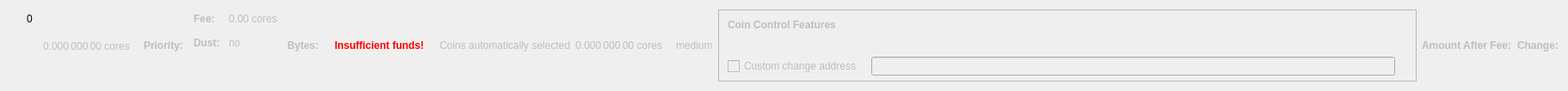
    <widget class="QWidget" name="dummyHideWidget" native="true">
     <property name="maximumSize">
      <size>
       <width>100</width>
       <height>22</height>
      </size>
     </property>
     <layout class="QHBoxLayout" name="dummyHideLayout">
      <item>
       <layout class="QFormLayout" name="formLayoutCoinControl1">
        <property name="horizontalSpacing">
         <number>10</number>
        </property>
        <property name="verticalSpacing">
         <number>14</number>
        </property>
        <property name="leftMargin">
         <number>10</number>
        </property>
        <property name="topMargin">
         <number>4</number>
        </property>
        <property name="rightMargin">
         <number>6</number>
        </property>
        <item row="0" column="1">
         <widget class="QLabel" name="labelCoinControlBytes">
          <property name="cursor">
           <cursorShape>IBeamCursor</cursorShape>
          </property>
          <property name="contextMenuPolicy">
           <enum>Qt::ActionsContextMenu</enum>
          </property>
          <property name="text">
           <string notr="true">0</string>
          </property>
          <property name="textInteractionFlags">
           <set>Qt::LinksAccessibleByMouse|Qt::TextSelectableByKeyboard|Qt::TextSelectableByMouse</set>
          </property>
         </widget>
        </item>
       </layout>
      </item>
      <item>
       <widget class="QLabel" name="labelCoinControlAfterFee">
        <property name="enabled">
         <bool>false</bool>
        </property>
        <property name="sizePolicy">
         <sizepolicy hsizetype="Fixed" vsizetype="Fixed">
          <horstretch>0</horstretch>
          <verstretch>0</verstretch>
         </sizepolicy>
        </property>
        <property name="minimumSize">
         <size>
          <width>111</width>
          <height>12</height>
         </size>
        </property>
        <property name="maximumSize">
         <size>
          <width>111</width>
          <height>12</height>
         </size>
        </property>
        <property name="cursor">
         <cursorShape>IBeamCursor</cursorShape>
        </property>
        <property name="contextMenuPolicy">
         <enum>Qt::ActionsContextMenu</enum>
        </property>
        <property name="text">
         <string notr="true">0.000 000 00 cores</string>
        </property>
        <property name="textInteractionFlags">
         <set>Qt::LinksAccessibleByMouse|Qt::TextSelectableByKeyboard|Qt::TextSelectableByMouse</set>
        </property>
       </widget>
      </item>
      <item>
       <widget class="QLabel" name="labelCoinControlPriorityText">
        <property name="enabled">
         <bool>false</bool>
        </property>
        <property name="font">
         <font>
          <weight>75</weight>
          <bold>true</bold>
         </font>
        </property>
        <property name="text">
         <string>Priority:</string>
        </property>
       </widget>
      </item>
      <item>
       <layout class="QHBoxLayout" name="horizontalLayout"/>
      </item>
      <item>
       <layout class="QFormLayout" name="formLayoutCoinControl3">
        <property name="horizontalSpacing">
         <number>10</number>
        </property>
        <property name="verticalSpacing">
         <number>14</number>
        </property>
        <property name="leftMargin">
         <number>6</number>
        </property>
        <property name="topMargin">
         <number>4</number>
        </property>
        <property name="rightMargin">
         <number>6</number>
        </property>
        <item row="0" column="0">
         <widget class="QLabel" name="labelCoinControlFeeText">
          <property name="enabled">
           <bool>false</bool>
          </property>
          <property name="font">
           <font>
            <weight>75</weight>
            <bold>true</bold>
           </font>
          </property>
          <property name="text">
           <string>Fee:</string>
          </property>
          <property name="margin">
           <number>0</number>
          </property>
         </widget>
        </item>
        <item row="0" column="1">
         <widget class="QLabel" name="labelCoinControlFee">
          <property name="enabled">
           <bool>false</bool>
          </property>
          <property name="cursor">
           <cursorShape>IBeamCursor</cursorShape>
          </property>
          <property name="contextMenuPolicy">
           <enum>Qt::ActionsContextMenu</enum>
          </property>
          <property name="text">
           <string notr="true">0.00 cores</string>
          </property>
          <property name="textInteractionFlags">
           <set>Qt::LinksAccessibleByMouse|Qt::TextSelectableByKeyboard|Qt::TextSelectableByMouse</set>
          </property>
         </widget>
        </item>
        <item row="1" column="0">
         <widget class="QLabel" name="labelCoinControlLowOutputText">
          <property name="enabled">
           <bool>false</bool>
          </property>
          <property name="font">
           <font>
            <weight>75</weight>
            <bold>true</bold>
           </font>
          </property>
          <property name="text">
           <string>Dust:</string>
          </property>
         </widget>
        </item>
        <item row="1" column="1">
         <widget class="QLabel" name="labelCoinControlLowOutput">
          <property name="enabled">
           <bool>false</bool>
          </property>
          <property name="cursor">
           <cursorShape>IBeamCursor</cursorShape>
          </property>
          <property name="contextMenuPolicy">
           <enum>Qt::ActionsContextMenu</enum>
          </property>
          <property name="text">
           <string>no</string>
          </property>
          <property name="textInteractionFlags">
           <set>Qt::LinksAccessibleByMouse|Qt::TextSelectableByKeyboard|Qt::TextSelectableByMouse</set>
          </property>
         </widget>
        </item>
       </layout>
      </item>
      <item>
       <widget class="QLabel" name="labelCoinControlBytesText">
        <property name="enabled">
         <bool>false</bool>
        </property>
        <property name="font">
         <font>
          <weight>75</weight>
          <bold>true</bold>
         </font>
        </property>
        <property name="text">
         <string>Bytes:</string>
        </property>
       </widget>
      </item>
      <item>
       <layout class="QFormLayout" name="formLayoutCoinControl2">
        <property name="horizontalSpacing">
         <number>10</number>
        </property>
        <property name="verticalSpacing">
         <number>14</number>
        </property>
        <property name="leftMargin">
         <number>6</number>
        </property>
        <property name="topMargin">
         <number>4</number>
        </property>
        <property name="rightMargin">
         <number>6</number>
        </property>
       </layout>
      </item>
      <item>
       <layout class="QHBoxLayout" name="horizontalLayoutCoinControl2">
        <property name="spacing">
         <number>8</number>
        </property>
        <property name="bottomMargin">
         <number>10</number>
        </property>
       </layout>
      </item>
      <item>
       <widget class="QLabel" name="labelCoinControlInsuffFunds">
        <property name="enabled">
         <bool>false</bool>
        </property>
        <property name="minimumSize">
         <size>
          <width>0</width>
          <height>0</height>
         </size>
        </property>
        <property name="font">
         <font>
          <weight>75</weight>
          <bold>true</bold>
         </font>
        </property>
        <property name="styleSheet">
         <string notr="true">color:red;font-weight:bold;</string>
        </property>
        <property name="text">
         <string>Insufficient funds!</string>
        </property>
        <property name="margin">
         <number>5</number>
        </property>
       </widget>
      </item>
      <item>
       <layout class="QFormLayout" name="formLayoutCoinControl4">
        <property name="horizontalSpacing">
         <number>10</number>
        </property>
        <property name="verticalSpacing">
         <number>14</number>
        </property>
        <property name="leftMargin">
         <number>6</number>
        </property>
        <property name="topMargin">
         <number>4</number>
        </property>
        <property name="rightMargin">
         <number>6</number>
        </property>
       </layout>
      </item>
      <item>
       <widget class="QLabel" name="labelCoinControlAutomaticallySelected">
        <property name="enabled">
         <bool>false</bool>
        </property>
        <property name="sizePolicy">
         <sizepolicy hsizetype="Fixed" vsizetype="Fixed">
          <horstretch>0</horstretch>
          <verstretch>0</verstretch>
         </sizepolicy>
        </property>
        <property name="minimumSize">
         <size>
          <width>0</width>
          <height>0</height>
         </size>
        </property>
        <property name="maximumSize">
         <size>
          <width>240</width>
          <height>16777215</height>
         </size>
        </property>
        <property name="text">
         <string>Coins automatically selected</string>
        </property>
        <property name="margin">
         <number>5</number>
        </property>
       </widget>
      </item>
      <item>
       <widget class="QLabel" name="labelCoinControlChange">
        <property name="enabled">
         <bool>false</bool>
        </property>
        <property name="sizePolicy">
         <sizepolicy hsizetype="Fixed" vsizetype="Fixed">
          <horstretch>0</horstretch>
          <verstretch>0</verstretch>
         </sizepolicy>
        </property>
        <property name="minimumSize">
         <size>
          <width>111</width>
          <height>0</height>
         </size>
        </property>
        <property name="maximumSize">
         <size>
          <width>111</width>
          <height>16777215</height>
         </size>
        </property>
        <property name="cursor">
         <cursorShape>IBeamCursor</cursorShape>
        </property>
        <property name="contextMenuPolicy">
         <enum>Qt::ActionsContextMenu</enum>
        </property>
        <property name="text">
         <string notr="true">0.000 000 00 cores</string>
        </property>
        <property name="textInteractionFlags">
         <set>Qt::LinksAccessibleByMouse|Qt::TextSelectableByKeyboard|Qt::TextSelectableByMouse</set>
        </property>
       </widget>
      </item>
      <item>
       <widget class="QLabel" name="labelCoinControlPriority">
        <property name="enabled">
         <bool>false</bool>
        </property>
        <property name="cursor">
         <cursorShape>IBeamCursor</cursorShape>
        </property>
        <property name="contextMenuPolicy">
         <enum>Qt::ActionsContextMenu</enum>
        </property>
        <property name="text">
         <string>medium</string>
        </property>
        <property name="textInteractionFlags">
         <set>Qt::LinksAccessibleByMouse|Qt::TextSelectableByKeyboard|Qt::TextSelectableByMouse</set>
        </property>
       </widget>
      </item>
      <item>
       <widget class="QFrame" name="frameCoinControl">
        <property name="sizePolicy">
         <sizepolicy hsizetype="Expanding" vsizetype="Expanding">
          <horstretch>0</horstretch>
          <verstretch>0</verstretch>
         </sizepolicy>
        </property>
        <property name="maximumSize">
         <size>
          <width>16777215</width>
          <height>16777215</height>
         </size>
        </property>
        <property name="frameShape">
         <enum>QFrame::StyledPanel</enum>
        </property>
        <property name="frameShadow">
         <enum>QFrame::Sunken</enum>
        </property>
        <layout class="QVBoxLayout" name="verticalLayoutCoinControl2_2">
         <property name="spacing">
          <number>0</number>
         </property>
         <property name="leftMargin">
          <number>0</number>
         </property>
         <property name="topMargin">
          <number>0</number>
         </property>
         <property name="rightMargin">
          <number>0</number>
         </property>
         <property name="bottomMargin">
          <number>6</number>
         </property>
         <item>
          <layout class="QVBoxLayout" name="verticalLayoutCoinControl" stretch="0,0,0,1">
           <property name="spacing">
            <number>0</number>
           </property>
           <property name="leftMargin">
            <number>10</number>
           </property>
           <property name="topMargin">
            <number>10</number>
           </property>
           <item>
            <layout class="QHBoxLayout" name="horizontalLayoutCoinControl1">
             <property name="bottomMargin">
              <number>15</number>
             </property>
             <item>
              <widget class="QLabel" name="labelCoinControlFeatures">
               <property name="enabled">
                <bool>false</bool>
               </property>
               <property name="sizePolicy">
                <sizepolicy hsizetype="Preferred" vsizetype="Maximum">
                 <horstretch>0</horstretch>
                 <verstretch>0</verstretch>
                </sizepolicy>
               </property>
               <property name="font">
                <font>
                 <weight>75</weight>
                 <bold>true</bold>
                </font>
               </property>
               <property name="styleSheet">
                <string notr="true">font-weight:bold;</string>
               </property>
               <property name="text">
                <string>Coin Control Features</string>
               </property>
              </widget>
             </item>
            </layout>
           </item>
           <item>
            <widget class="QWidget" name="widgetCoinControl" native="true">
             <property name="sizePolicy">
              <sizepolicy hsizetype="Preferred" vsizetype="Preferred">
               <horstretch>0</horstretch>
               <verstretch>0</verstretch>
              </sizepolicy>
             </property>
             <property name="minimumSize">
              <size>
               <width>0</width>
               <height>0</height>
              </size>
             </property>
             <property name="styleSheet">
              <string notr="true"/>
             </property>
             <layout class="QHBoxLayout" name="horizontalLayoutCoinControl5_2">
              <property name="leftMargin">
               <number>0</number>
              </property>
              <property name="topMargin">
               <number>0</number>
              </property>
              <property name="rightMargin">
               <number>0</number>
              </property>
              <property name="bottomMargin">
               <number>0</number>
              </property>
              <item>
               <layout class="QHBoxLayout" name="horizontalLayoutCoinControl3">
                <property name="spacing">
                 <number>20</number>
                </property>
                <property name="topMargin">
                 <number>0</number>
                </property>
                <property name="bottomMargin">
                 <number>10</number>
                </property>
               </layout>
              </item>
             </layout>
            </widget>
           </item>
           <item>
            <layout class="QHBoxLayout" name="horizontalLayoutCoinControl4" stretch="0,0,0">
             <property name="spacing">
              <number>12</number>
             </property>
             <property name="sizeConstraint">
              <enum>QLayout::SetDefaultConstraint</enum>
             </property>
             <property name="topMargin">
              <number>5</number>
             </property>
             <property name="rightMargin">
              <number>5</number>
             </property>
             <item>
              <widget class="QCheckBox" name="checkBoxCoinControlChange">
               <property name="enabled">
                <bool>false</bool>
               </property>
               <property name="toolTip">
                <string>If this is activated, but the change address is empty or invalid, change will be sent to a newly generated address.</string>
               </property>
               <property name="text">
                <string>Custom change address</string>
               </property>
              </widget>
             </item>
             <item>
              <widget class="QValidatedLineEdit" name="lineEditCoinControlChange">
               <property name="enabled">
                <bool>false</bool>
               </property>
               <property name="sizePolicy">
                <sizepolicy hsizetype="Expanding" vsizetype="Fixed">
                 <horstretch>0</horstretch>
                 <verstretch>0</verstretch>
                </sizepolicy>
               </property>
              </widget>
             </item>
             <item>
              <widget class="QLabel" name="labelCoinControlChangeLabel_2">
               <property name="sizePolicy">
                <sizepolicy hsizetype="Preferred" vsizetype="Expanding">
                 <horstretch>0</horstretch>
                 <verstretch>0</verstretch>
                </sizepolicy>
               </property>
               <property name="minimumSize">
                <size>
                 <width>0</width>
                 <height>0</height>
                </size>
               </property>
               <property name="text">
                <string/>
               </property>
               <property name="margin">
                <number>3</number>
               </property>
              </widget>
             </item>
            </layout>
           </item>
           <item>
            <spacer name="verticalSpacerCoinControl">
             <property name="orientation">
              <enum>Qt::Vertical</enum>
             </property>
             <property name="sizeHint" stdset="0">
              <size>
               <width>800</width>
               <height>1</height>
              </size>
             </property>
            </spacer>
           </item>
          </layout>
         </item>
        </layout>
       </widget>
      </item>
      <item>
       <widget class="QLabel" name="labelCoinControlAfterFeeText">
        <property name="enabled">
         <bool>false</bool>
        </property>
        <property name="minimumSize">
         <size>
          <width>0</width>
          <height>0</height>
         </size>
        </property>
        <property name="maximumSize">
         <size>
          <width>16777215</width>
          <height>16777215</height>
         </size>
        </property>
        <property name="font">
         <font>
          <weight>75</weight>
          <bold>true</bold>
         </font>
        </property>
        <property name="text">
         <string>Amount After Fee:</string>
        </property>
        <property name="alignment">
         <set>Qt::AlignLeading|Qt::AlignLeft|Qt::AlignVCenter</set>
        </property>
        <property name="margin">
         <number>0</number>
        </property>
       </widget>
      </item>
      <item>
       <widget class="QLabel" name="labelCoinControlChangeText">
        <property name="enabled">
         <bool>false</bool>
        </property>
        <property name="sizePolicy">
         <sizepolicy hsizetype="Preferred" vsizetype="Preferred">
          <horstretch>0</horstretch>
          <verstretch>0</verstretch>
         </sizepolicy>
        </property>
        <property name="minimumSize">
         <size>
          <width>0</width>
          <height>0</height>
         </size>
        </property>
        <property name="maximumSize">
         <size>
          <width>16777215</width>
          <height>16777215</height>
         </size>
        </property>
        <property name="font">
         <font>
          <weight>75</weight>
          <bold>true</bold>
         </font>
        </property>
        <property name="text">
         <string>Change:</string>
        </property>
        <property name="alignment">
         <set>Qt::AlignLeading|Qt::AlignLeft|Qt::AlignVCenter</set>
        </property>
       </widget>
      </item>
     </layout>
    </widget>
